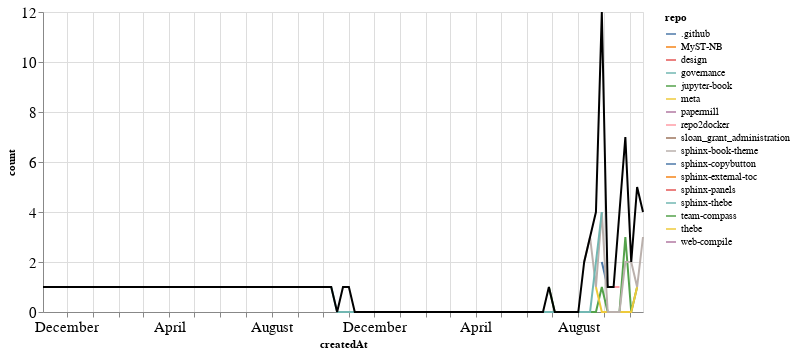

Notebook source saved alongside this figure:
### Markdown cell above
### PRs

### Code cell
prs_time = prs.groupby('repo').resample('W', on='createdAt').count()['author'].reset_index()
prs_time = prs_time.rename(columns={'author': 'count'})
prs_time_total = prs_time.groupby('createdAt').agg({"count": "sum"}).reset_index()

ch1 = alt.Chart(prs_time, width=600).mark_line().encode(
    x='createdAt',
    y='count',
    color='repo',
    tooltip="repo"
)

ch2 = alt.Chart(prs_time_total, width=600).mark_line(color="black").encode(
    x='createdAt',
    y='count',
)

ch1 + ch2

### Figure 1 — Vega-Lite specification as saved in the notebook (floating-point values rounded to 4 significant figures)
{"config": {"axisLeft": {"labelFontSize": 15}, "axisBottom": {"labelFontSize": 15}}, "layer": [{"data": {"name": "data-3643ffd975e6c3fc7b669e8107e72e6a"}, "mark": "line", "encoding": {"color": {"type": "nominal", "field": "repo"}, "tooltip": {"type": "nominal", "field": "repo"}, "x": {"type": "temporal", "field": "createdAt"}, "y": {"type": "quantitative", "field": "count"}}, "width": 600}, {"data": {"name": "data-0da7074927e436fc515e0f36010ec819"}, "mark": {"type": "line", "color": "black"}, "encoding": {"x": {"type": "temporal", "field": "createdAt"}, "y": {"type": "quantitative", "field": "count"}}, "width": 600}], "$schema": "https://vega.github.io/schema/vega-lite/v4.8.1.json", "datasets": {"data-3643ffd975e6c3fc7b669e8107e72e6a": [{"repo": ".github", "createdAt": "2021-08-29T00:00:00", "count": 2}, {"repo": ".github", "createdAt": "2021-09-05T00:00:00", "count": 1}, {"repo": "MyST-NB", "createdAt": "2021-10-10T00:00:00", "count": 1}, {"repo": "design", "createdAt": "2019-11-03T00:00:00", "count": 1}, {"repo": "governance", "createdAt": "2021-09-19T00:00:00", "count": 2}, {"repo": "jupyter-book", "createdAt": "2021-06-27T00:00:00", "count": 1}, {"repo": "jupyter-book", "createdAt": "2021-07-04T00:00:00", "count": 0}, {"repo": "jupyter-book", "createdAt": "2021-07-11T00:00:00", "count": 0}, {"repo": "jupyter-book", "createdAt": "2021-07-18T00:00:00", "count": 0}, {"repo": "jupyter-book", "createdAt": "2021-07-25T00:00:00", "count": 0}, {"repo": "jupyter-book", "createdAt": "2021-08-01T00:00:00", "count": 0}, {"repo": "jupyter-book", "createdAt": "2021-08-08T00:00:00", "count": 0}, {"repo": "jupyter-book", "createdAt": "2021-08-15T00:00:00", "count": 0}, {"repo": "jupyter-book", "createdAt": "2021-08-22T00:00:00", "count": 0}, {"repo": "jupyter-book", "createdAt": "2021-08-29T00:00:00", "count": 1}, {"repo": "jupyter-book", "createdAt": "2021-09-05T00:00:00", "count": 0}, {"repo": "jupyter-book", "createdAt": "2021-09-12T00:00:00", "count": 0}, {"repo": "jupyter-book", "createdAt": "2021-09-19T00:00:00", "count": 0}, {"repo": "jupyter-book", "createdAt": "2021-09-26T00:00:00", "count": 3}, {"repo": "jupyter-book", "createdAt": "2021-10-03T00:00:00", "count": 0}, {"repo": "jupyter-book", "createdAt": "2021-10-10T00:00:00", "count": 1}, {"repo": "meta", "createdAt": "2021-08-22T00:00:00", "count": 1}, {"repo": "meta", "createdAt": "2021-08-29T00:00:00", "count": 0}, {"repo": "meta", "createdAt": "2021-09-05T00:00:00", "count": 0}, {"repo": "meta", "createdAt": "2021-09-12T00:00:00", "count": 0}, {"repo": "meta", "createdAt": "2021-09-19T00:00:00", "count": 0}, {"repo": "meta", "createdAt": "2021-09-26T00:00:00", "count": 0}, {"repo": "meta", "createdAt": "2021-10-03T00:00:00", "count": 0}, {"repo": "meta", "createdAt": "2021-10-10T00:00:00", "count": 1}, {"repo": "papermill", "createdAt": "2021-08-29T00:00:00", "count": 1}, {"repo": "repo2docker", "createdAt": "2021-09-12T00:00:00", "count": 1}, {"repo": "repo2docker", "createdAt": "2021-09-19T00:00:00", "count": 1}, {"repo": "sloan_grant_administration", "createdAt": "2021-10-10T00:00:00", "count": 1}, {"repo": "sphinx-book-theme", "createdAt": "2021-08-08T00:00:00", "count": 2}, {"repo": "sphinx-book-theme", "createdAt": "2021-08-15T00:00:00", "count": 3}, {"repo": "sphinx-book-theme", "createdAt": "2021-08-22T00:00:00", "count": 1}, {"repo": "sphinx-book-theme", "createdAt": "2021-08-29T00:00:00", "count": 4}, {"repo": "sphinx-book-theme", "createdAt": "2021-09-05T00:00:00", "count": 0}, {"repo": "sphinx-book-theme", "createdAt": "2021-09-12T00:00:00", "count": 0}, {"repo": "sphinx-book-theme", "createdAt": "2021-09-19T00:00:00", "count": 0}, {"repo": "sphinx-book-theme", "createdAt": "2021-09-26T00:00:00", "count": 2}, {"repo": "sphinx-book-theme", "createdAt": "2021-10-03T00:00:00", "count": 2}, {"repo": "sphinx-book-theme", "createdAt": "2021-10-10T00:00:00", "count": 1}, {"repo": "sphinx-book-theme", "createdAt": "2021-10-17T00:00:00", "count": 3}, {"repo": "sphinx-copybutton", "createdAt": "2021-10-17T00:00:00", "count": 1}, {"repo": "sphinx-external-toc", "createdAt": "2021-09-19T00:00:00", "count": 1}, {"repo": "sphinx-panels", "createdAt": "2020-10-25T00:00:00", "count": 1}, {"repo": "sphinx-thebe", "createdAt": "2020-10-11T00:00:00", "count": 1}, {"repo": "sphinx-thebe", "createdAt": "2020-10-18T00:00:00", "count": 0}, {"repo": "sphinx-thebe", "createdAt": "2020-10-25T00:00:00", "count": 0}, {"repo": "sphinx-thebe", "createdAt": "2020-11-01T00:00:00", "count": 0}, {"repo": "sphinx-thebe", "createdAt": "2020-11-08T00:00:00", "count": 0}, {"repo": "sphinx-thebe", "createdAt": "2020-11-15T00:00:00", "count": 0}, {"repo": "sphinx-thebe", "createdAt": "2020-11-22T00:00:00", "count": 0}, {"repo": "sphinx-thebe", "createdAt": "2020-11-29T00:00:00", "count": 0}, {"repo": "sphinx-thebe", "createdAt": "2020-12-06T00:00:00", "count": 0}, {"repo": "sphinx-thebe", "createdAt": "2020-12-13T00:00:00", "count": 0}, {"repo": "sphinx-thebe", "createdAt": "2020-12-20T00:00:00", "count": 0}, {"repo": "sphinx-thebe", "createdAt": "2020-12-27T00:00:00", "count": 0}, {"repo": "sphinx-thebe", "createdAt": "2021-01-03T00:00:00", "count": 0}, {"repo": "sphinx-thebe", "createdAt": "2021-01-10T00:00:00", "count": 0}, {"repo": "sphinx-thebe", "createdAt": "2021-01-17T00:00:00", "count": 0}, {"repo": "sphinx-thebe", "createdAt": "2021-01-24T00:00:00", "count": 0}, {"repo": "sphinx-thebe", "createdAt": "2021-01-31T00:00:00", "count": 0}, {"repo": "sphinx-thebe", "createdAt": "2021-02-07T00:00:00", "count": 0}, {"repo": "sphinx-thebe", "createdAt": "2021-02-14T00:00:00", "count": 0}, {"repo": "sphinx-thebe", "createdAt": "2021-02-21T00:00:00", "count": 0}, {"repo": "sphinx-thebe", "createdAt": "2021-02-28T00:00:00", "count": 0}, {"repo": "sphinx-thebe", "createdAt": "2021-03-07T00:00:00", "count": 0}, {"repo": "sphinx-thebe", "createdAt": "2021-03-14T00:00:00", "count": 0}, {"repo": "sphinx-thebe", "createdAt": "2021-03-21T00:00:00", "count": 0}, {"repo": "sphinx-thebe", "createdAt": "2021-03-28T00:00:00", "count": 0}, {"repo": "sphinx-thebe", "createdAt": "2021-04-04T00:00:00", "count": 0}, {"repo": "sphinx-thebe", "createdAt": "2021-04-11T00:00:00", "count": 0}, {"repo": "sphinx-thebe", "createdAt": "2021-04-18T00:00:00", "count": 0}, {"repo": "sphinx-thebe", "createdAt": "2021-04-25T00:00:00", "count": 0}, {"repo": "sphinx-thebe", "createdAt": "2021-05-02T00:00:00", "count": 0}, {"repo": "sphinx-thebe", "createdAt": "2021-05-09T00:00:00", "count": 0}, {"repo": "sphinx-thebe", "createdAt": "2021-05-16T00:00:00", "count": 0}, {"repo": "sphinx-thebe", "createdAt": "2021-05-23T00:00:00", "count": 0}, {"repo": "sphinx-thebe", "createdAt": "2021-05-30T00:00:00", "count": 0}, {"repo": "sphinx-thebe", "createdAt": "2021-06-06T00:00:00", "count": 0}, {"repo": "sphinx-thebe", "createdAt": "2021-06-13T00:00:00", "count": 0}, {"repo": "sphinx-thebe", "createdAt": "2021-06-20T00:00:00", "count": 0}, {"repo": "sphinx-thebe", "createdAt": "2021-06-27T00:00:00", "count": 0}, {"repo": "sphinx-thebe", "createdAt": "2021-07-04T00:00:00", "count": 0}, {"repo": "sphinx-thebe", "createdAt": "2021-07-11T00:00:00", "count": 0}, {"repo": "sphinx-thebe", "createdAt": "2021-07-18T00:00:00", "count": 0}, {"repo": "sphinx-thebe", "createdAt": "2021-07-25T00:00:00", "count": 0}, {"repo": "sphinx-thebe", "createdAt": "2021-08-01T00:00:00", "count": 0}, {"repo": "sphinx-thebe", "createdAt": "2021-08-08T00:00:00", "count": 0}, {"repo": "sphinx-thebe", "createdAt": "2021-08-15T00:00:00", "count": 0}, {"repo": "sphinx-thebe", "createdAt": "2021-08-22T00:00:00", "count": 2}, {"repo": "sphinx-thebe", "createdAt": "2021-08-29T00:00:00", "count": 4}, {"repo": "team-compass", "createdAt": "2021-09-26T00:00:00", "count": 1}, {"repo": "thebe", "createdAt": "2020-11-01T00:00:00", "count": 1}, {"repo": "web-compile", "createdAt": "2021-09-26T00:00:00", "count": 1}], "data-0da7074927e436fc515e0f36010ec819": [{"createdAt": "2019-11-03T00:00:00", "count": 1}, {"createdAt": "2020-10-11T00:00:00", "count": 1}, {"createdAt": "2020-10-18T00:00:00", "count": 0}, {"createdAt": "2020-10-25T00:00:00", "count": 1}, {"createdAt": "2020-11-01T00:00:00", "count": 1}, {"createdAt": "2020-11-08T00:00:00", "count": 0}, {"createdAt": "2020-11-15T00:00:00", "count": 0}, {"createdAt": "2020-11-22T00:00:00", "count": 0}, {"createdAt": "2020-11-29T00:00:00", "count": 0}, {"createdAt": "2020-12-06T00:00:00", "count": 0}, {"createdAt": "2020-12-13T00:00:00", "count": 0}, {"createdAt": "2020-12-20T00:00:00", "count": 0}, {"createdAt": "2020-12-27T00:00:00", "count": 0}, {"createdAt": "2021-01-03T00:00:00", "count": 0}, {"createdAt": "2021-01-10T00:00:00", "count": 0}, {"createdAt": "2021-01-17T00:00:00", "count": 0}, {"createdAt": "2021-01-24T00:00:00", "count": 0}, {"createdAt": "2021-01-31T00:00:00", "count": 0}, {"createdAt": "2021-02-07T00:00:00", "count": 0}, {"createdAt": "2021-02-14T00:00:00", "count": 0}, {"createdAt": "2021-02-21T00:00:00", "count": 0}, {"createdAt": "2021-02-28T00:00:00", "count": 0}, {"createdAt": "2021-03-07T00:00:00", "count": 0}, {"createdAt": "2021-03-14T00:00:00", "count": 0}, {"createdAt": "2021-03-21T00:00:00", "count": 0}, {"createdAt": "2021-03-28T00:00:00", "count": 0}, {"createdAt": "2021-04-04T00:00:00", "count": 0}, {"createdAt": "2021-04-11T00:00:00", "count": 0}, {"createdAt": "2021-04-18T00:00:00", "count": 0}, {"createdAt": "2021-04-25T00:00:00", "count": 0}, {"createdAt": "2021-05-02T00:00:00", "count": 0}, {"createdAt": "2021-05-09T00:00:00", "count": 0}, {"createdAt": "2021-05-16T00:00:00", "count": 0}, {"createdAt": "2021-05-23T00:00:00", "count": 0}, {"createdAt": "2021-05-30T00:00:00", "count": 0}, {"createdAt": "2021-06-06T00:00:00", "count": 0}, {"createdAt": "2021-06-13T00:00:00", "count": 0}, {"createdAt": "2021-06-20T00:00:00", "count": 0}, {"createdAt": "2021-06-27T00:00:00", "count": 1}, {"createdAt": "2021-07-04T00:00:00", "count": 0}, {"createdAt": "2021-07-11T00:00:00", "count": 0}, {"createdAt": "2021-07-18T00:00:00", "count": 0}, {"createdAt": "2021-07-25T00:00:00", "count": 0}, {"createdAt": "2021-08-01T00:00:00", "count": 0}, {"createdAt": "2021-08-08T00:00:00", "count": 2}, {"createdAt": "2021-08-15T00:00:00", "count": 3}, {"createdAt": "2021-08-22T00:00:00", "count": 4}, {"createdAt": "2021-08-29T00:00:00", "count": 12}, {"createdAt": "2021-09-05T00:00:00", "count": 1}, {"createdAt": "2021-09-12T00:00:00", "count": 1}, {"createdAt": "2021-09-19T00:00:00", "count": 4}, {"createdAt": "2021-09-26T00:00:00", "count": 7}, {"createdAt": "2021-10-03T00:00:00", "count": 2}, {"createdAt": "2021-10-10T00:00:00", "count": 5}, {"createdAt": "2021-10-17T00:00:00", "count": 4}]}}
